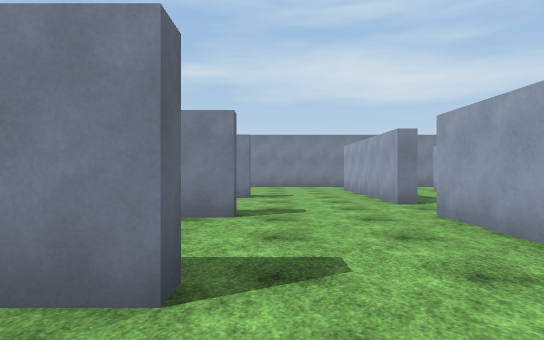
view 1 (above)

17 first-person views from a walk through a 3-D level made in the Unity game engine. The camera is 1.3 m above the floor, looks level and sees 75° across. The floor is counted in squares, 2 m on a side. Each view is taken from the middle of a square. On the plan, view 1 faces up. The plan holds only what a view shows up to about 10 squares ahead; the rest is blank. The place goes on beyond the plan. The player character is not drawn. Surface patterns are stand-ins for the level's own textures.

view 2
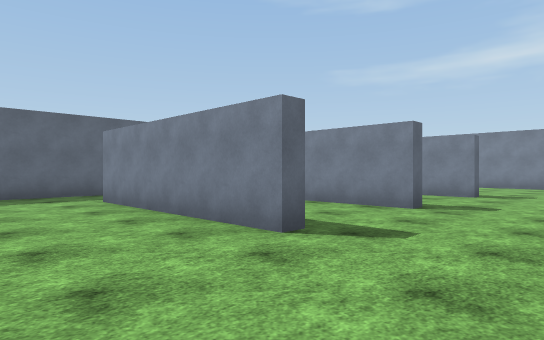

view 3
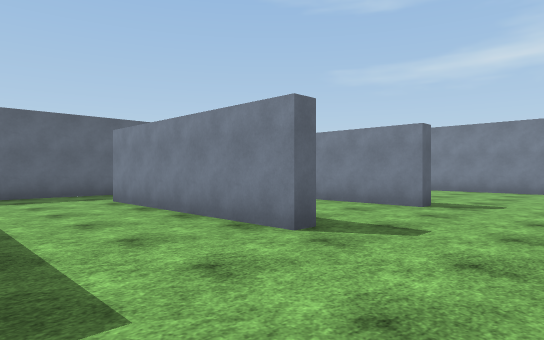

view 4
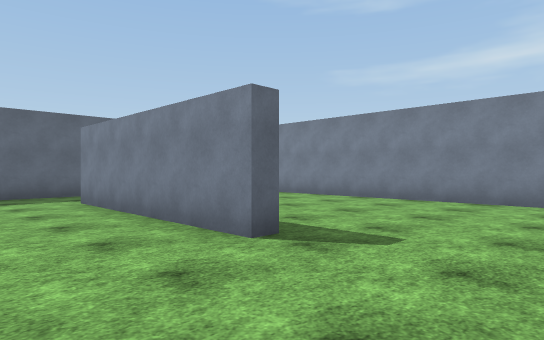

view 5
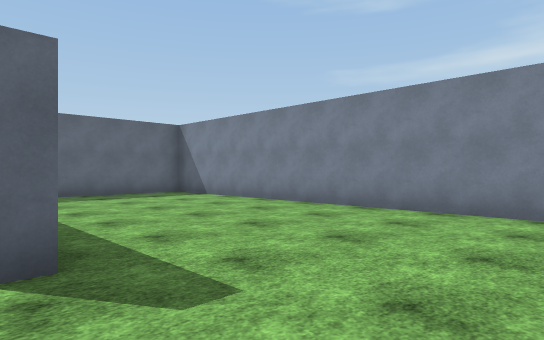

view 6
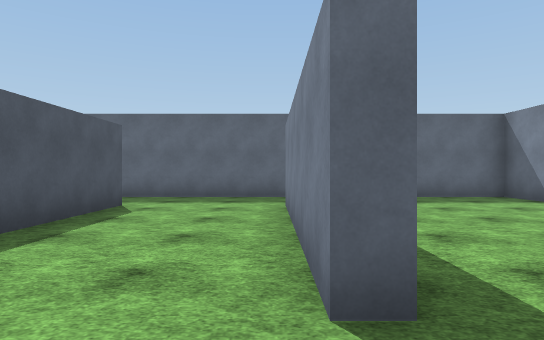

view 7
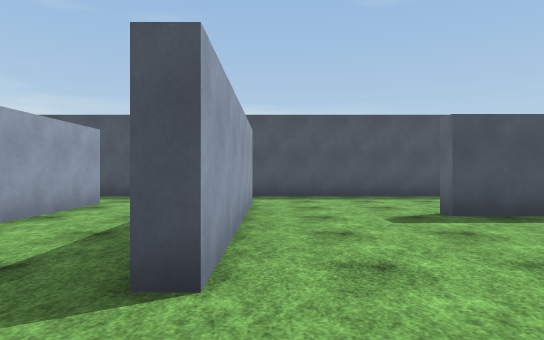

view 8
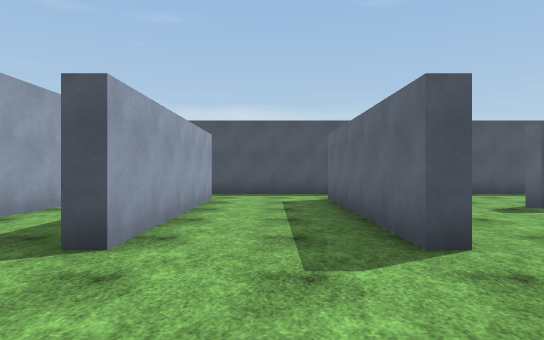

view 9
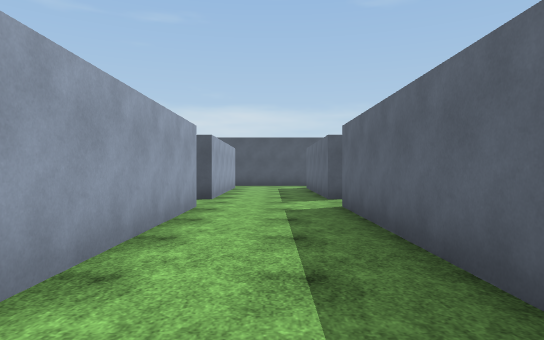

view 10
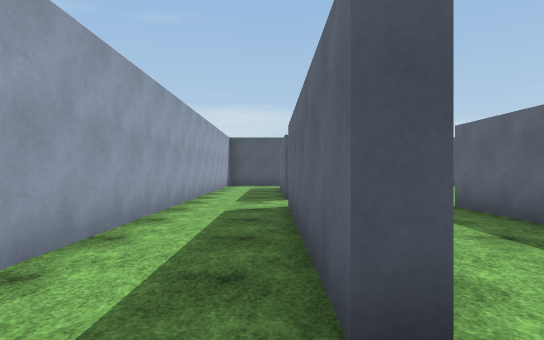

view 11
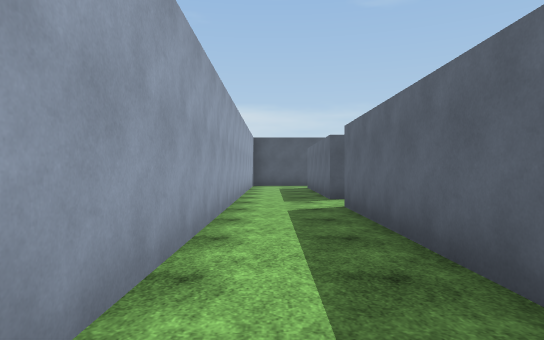

view 12
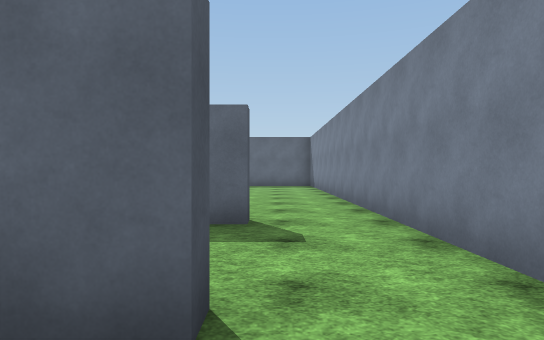

view 13
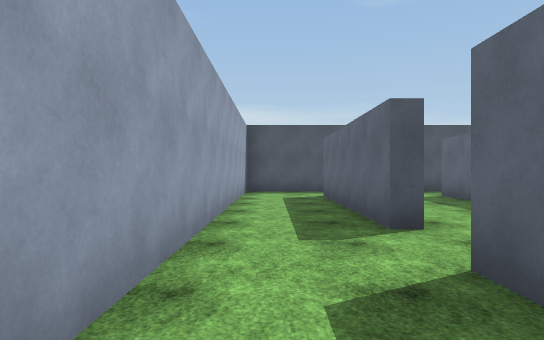

view 14
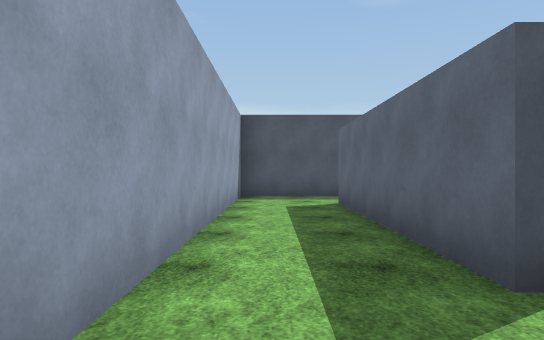

view 15
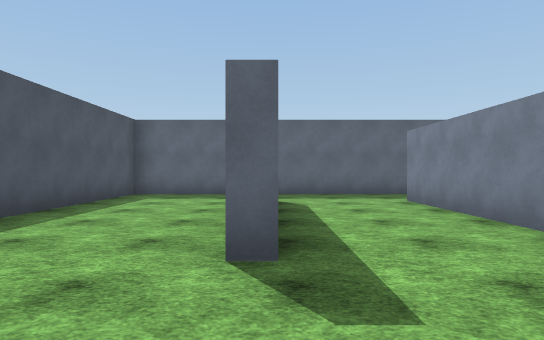

view 16
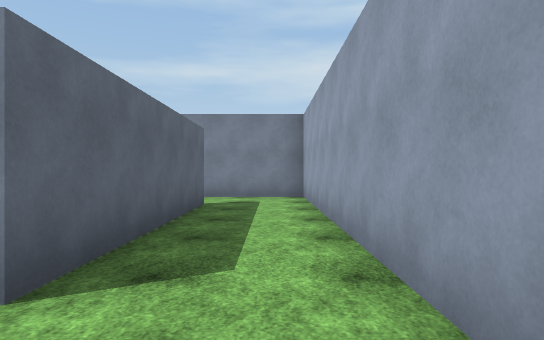

view 17
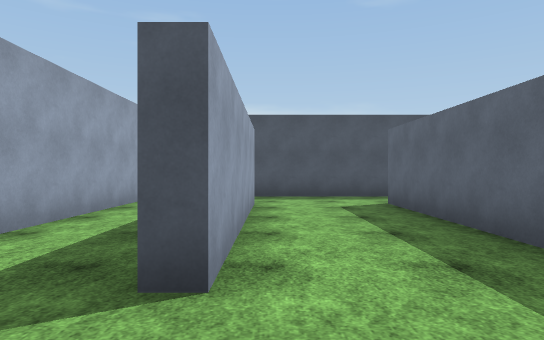

### Floor plan
Ten units are one square. View 1 is at (0, 0); x grows to the right and y downward. Boxes are objects, and circles mark ways between rooms. Rooms are numbered by the first view taken in them; rooms with no view inside come last. Other rooms are left out.
<svg viewBox="-80 -141 163 163">
<path fill="none" stroke="#000" d="M-5 -52 -5 -49 -56 -49M-5 -83 -55 -83M-55 -51 -25 -51M-19 -20 -5 -20 -5 -17 -56 -17M27 -67 24 -67 24 -100M24 -2 24 -51M26 -136 -75 -136 -75 17 26 17M53 -66 53 -114M27 -51 27 -1M27 -118 27 -67M53 -1 53 -51M56 -136 26 -136M26 17 56 17M53 -51 57 -51 57 -1M52 -117 57 -117 57 -66M56 17 78 17 78 -136 56 -136"/>
<circle cx="30" cy="-125" r="3" fill="#2a7"/>
<circle cx="30" cy="-60" r="3" fill="#2a7"/>
<circle cx="30" cy="5" r="3" fill="#2a7"/>
<circle cx="60" cy="-125" r="3" fill="#2a7"/>
<circle cx="60" cy="-60" r="3" fill="#2a7"/>
<circle cx="60" cy="5" r="3" fill="#2a7"/>
<text x="-20" y="-60">1</text>
<text x="40" y="-60">2</text>
<text x="70" y="-60">3</text>
</svg>
Room 1 opens to room 2. Room 2 opens to room 3.

Where each view was taken, in squares from view 1:
view 1: 0 up, 0 right, facing up
view 2: 1 down, 2 right, facing up-left
view 3: 2 up, 2 right, facing up-left
view 4: 6 up, 2 right, facing up-left
view 5: 8 up, 2 right, facing up-left
view 6: 8 up, 1 right, facing left
view 7: 7 up, 2 right, facing down
view 8: 8 up, 4 right, facing down
view 9: 13 up, 4 right, facing down
view 10: 13 up, 6 right, facing down
view 11: 13 up, 7 right, facing down
view 12: 12 up, 7 right, facing left
view 13: 9 up, 7 right, facing down
view 14: 7 up, 7 right, facing down
view 15: 2 up, 2 right, facing left
view 16: 5 up, 7 right, facing up
view 17: 7 up, 5 right, facing down
